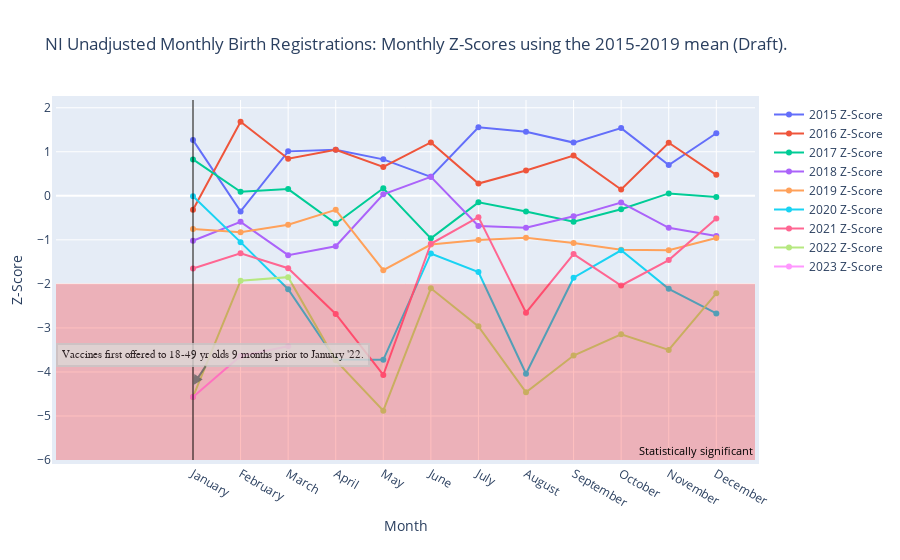

Here is the notebook cell this chart was saved with:
### Code cell
# import plotly.offline as pyo
import plotly.graph_objects as go
import datetime
from plotly.subplots import make_subplots

fig_births = make_subplots(specs=[[{"secondary_y": False}]])

# Get list of years to plot
years = ['2015', '2016', '2017', '2018', '2019', '2020', '2021', '2022', '2023']

incomplete_year = '2023'

# Add trace for each year but subset the data for the active year to only those months that have published figures.
for year in years:
    zscore_col = f"{year}_zscore_for_2015_to_2019"
    
    monthly_births_value_range = df_monthly_births_nans_removed[zscore_col]
    
    if incomplete_year == year:
        monthly_births_value_range = df_monthly_births_nans_removed[zscore_col].loc[0:(analysis_end_month_for_births -1)]
    
    fig_births.add_trace(go.Scatter(x=df_monthly_births_nans_removed['Month_of_Birth'], y=monthly_births_value_range, name=f"{year} Z-Score"),secondary_y=False,)

fig_births.add_hrect(y0=-2, y1=-6, 
              annotation_text="Statistically significant", annotation_position="bottom right",  
              annotation_font_size=11,
              annotation_font_color="Black",
              fillcolor="red", opacity=0.25, line_width=0)

fig_births.update_layout(
    height=800,
    margin=dict(
        l=50,
        r=50,
        b=100,
        t=100,
        pad=4
    )
)

fig_births.add_vline(x='January', line_width=1, line_color='black')
fig_births.add_annotation(
        x='January',
        y=-4.3,
        xref="x",
        yref="y",
        text="Vaccines first offered to 18-49 yr olds 9 months prior to January '22.",
        showarrow=True,
        font=dict(
            family="Arial",
            size=11,
            color="#020202"
            ),
        align="center",
        arrowhead=2,
        arrowsize=1,
        arrowwidth=2,
        arrowcolor="#636363",
        ax=20,
        ay=-30,
        bordercolor="#c7c7c7",
        borderwidth=2,
        borderpad=4,
        bgcolor="#ddd9d8 ",
        opacity=0.8
        )

# Add figure title
fig_births.update_layout(
    title_text="NI Unadjusted Monthly Birth Registrations: Monthly Z-Scores using the 2015-2019 mean (Draft)."
)

# Set x-axis title
fig_births.update_xaxes(title_text="Month")

# Set y-axes titles
fig_births.update_yaxes(title_text="Z-Score", secondary_y=False)

fig_births.show()

### Figure 1 — Plotly figure (JSON) as saved in the notebook; plotly's stock layout.template omitted (floating-point values rounded to 4 significant figures)
{"data": [{"name": "2015 Z-Score", "type": "scatter", "x": ["January", "February", "March", "April", "May", "June", "July", "August", "September", "October", "November", "December"], "xaxis": "x", "y": [1.266, -0.3536, 1.009, 1.046, 0.8276, 0.4305, 1.558, 1.454, 1.208, 1.538, 0.6992, 1.421], "yaxis": "y"}, {"name": "2016 Z-Score", "type": "scatter", "x": ["January", "February", "March", "April", "May", "June", "July", "August", "September", "October", "November", "December"], "xaxis": "x", "y": [-0.3164, 1.682, 0.8428, 1.046, 0.6552, 1.212, 0.2783, 0.5759, 0.9137, 0.1435, 1.207, 0.4759], "yaxis": "y"}, {"name": "2017 Z-Score", "type": "scatter", "x": ["January", "February", "March", "April", "May", "June", "July", "August", "September", "October", "November", "December"], "xaxis": "x", "y": [0.8273, 0.09213, 0.1524, -0.6285, 0.1724, -0.9664, -0.1481, -0.3547, -0.5868, -0.3033, 0.05468, -0.02446], "yaxis": "y"}, {"name": "2018 Z-Score", "type": "scatter", "x": ["January", "February", "March", "April", "May", "June", "July", "August", "September", "October", "November", "December"], "xaxis": "x", "y": [-1.022, -0.5914, -1.348, -1.146, 0.03448, 0.4305, -0.6869, -0.7234, -0.4662, -0.1543, -0.7265, -0.9139], "yaxis": "y"}, {"name": "2019 Z-Score", "type": "scatter", "x": ["January", "February", "March", "April", "May", "June", "July", "August", "September", "October", "November", "December"], "xaxis": "x", "y": [-0.7548, -0.8291, -0.6571, -0.3177, -1.69, -1.107, -1.001, -0.9517, -1.069, -1.224, -1.234, -0.9584], "yaxis": "y"}, {"name": "2020 Z-Score", "type": "scatter", "x": ["January", "February", "March", "April", "May", "June", "July", "August", "September", "October", "November", "December"], "xaxis": "x", "y": [-0.01144, -1.052, -2.121, -3.719, -3.724, -1.309, -1.731, -4.042, -1.86, -1.237, -2.113, -2.671], "yaxis": "y"}, {"name": "2021 Z-Score", "type": "scatter", "x": ["January", "February", "March", "April", "May", "June", "July", "August", "September", "October", "November", "December"], "xaxis": "x", "y": [-1.651, -1.305, -1.645, -2.683, -4.069, -1.089, -0.4848, -2.655, -1.324, -2.036, -1.459, -0.5137], "yaxis": "y"}, {"name": "2022 Z-Score", "type": "scatter", "x": ["January", "February", "March", "April", "May", "June", "July", "August", "September", "October", "November", "December"], "xaxis": "x", "y": [-4.567, -1.929, -1.847, -3.736, -4.879, -2.1, -2.965, -4.463, -3.628, -3.146, -3.5, -2.215], "yaxis": "y"}, {"name": "2023 Z-Score", "type": "scatter", "x": ["January", "February", "March", "April", "May", "June", "July", "August", "September", "October", "November", "December"], "xaxis": "x", "y": [-4.567, -3.637, -3.419], "yaxis": "y"}], "layout": {"annotations": [{"font": {"color": "Black", "size": 11}, "showarrow": false, "text": "Statistically significant", "x": 1, "xanchor": "right", "xref": "x domain", "y": -6, "yanchor": "bottom", "yref": "y"}, {"align": "center", "arrowcolor": "#636363", "arrowhead": 2, "arrowsize": 1, "arrowwidth": 2, "ax": 20, "ay": -30, "bgcolor": "#ddd9d8 ", "bordercolor": "#c7c7c7", "borderpad": 4, "borderwidth": 2, "font": {"color": "#020202", "family": "Arial", "size": 11}, "opacity": 0.8, "showarrow": true, "text": "Vaccines first offered to 18-49 yr olds 9 months prior to January '22.", "x": "January", "xref": "x", "y": -4.3, "yref": "y"}], "autosize": true, "margin": {"b": 100, "l": 50, "pad": 4, "r": 50, "t": 100}, "shapes": [{"fillcolor": "red", "line": {"width": 0}, "opacity": 0.25, "type": "rect", "x0": 0, "x1": 1, "xref": "x domain", "y0": -2, "y1": -6, "yref": "y"}, {"line": {"color": "black", "width": 1}, "type": "line", "x0": "January", "x1": "January", "xref": "x", "y0": 0, "y1": 1, "yref": "y domain"}], "title": {"text": "NI Unadjusted Monthly Birth Registrations: Monthly Z-Scores using the 2015-2019 mean (Draft)."}, "xaxis": {"anchor": "y", "autorange": true, "domain": [0, 1], "range": [-2.454, 11.77], "title": {"text": "Month"}, "type": "category"}, "yaxis": {"anchor": "x", "autorange": true, "domain": [0, 1], "range": [-6, 2.291], "title": {"text": "Z-Score"}, "type": "linear"}}}
